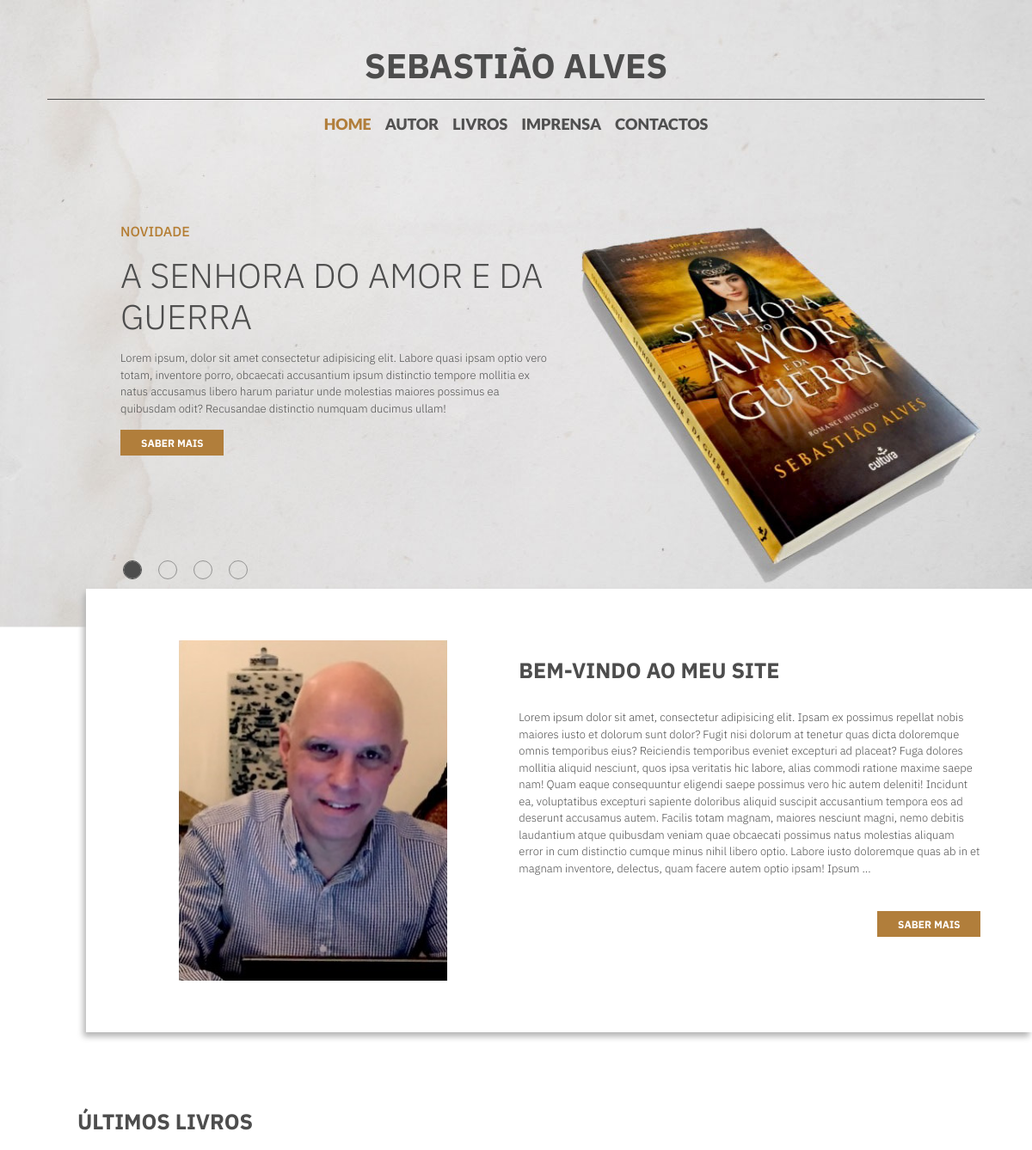
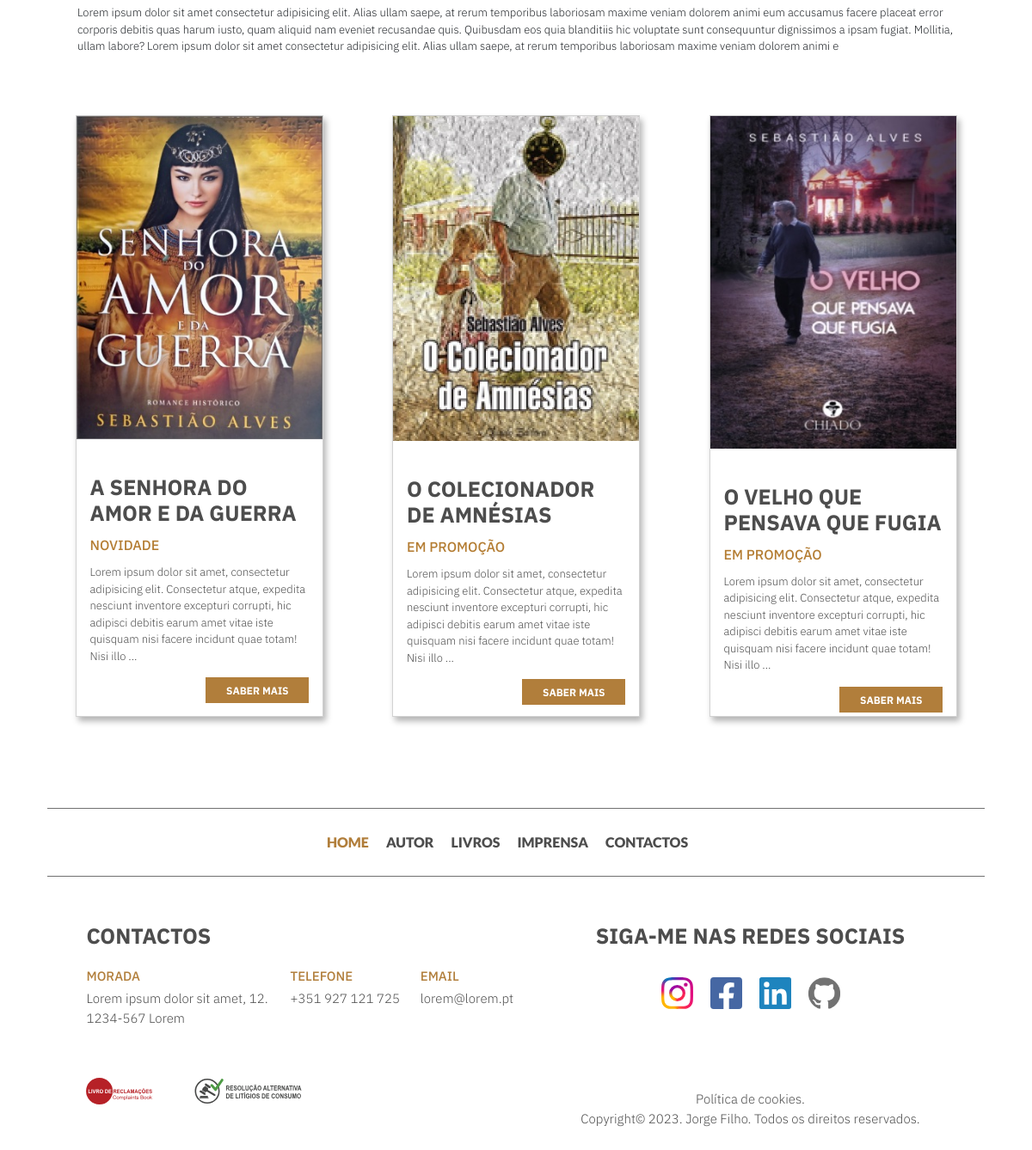
The page / on the database its author committed (2 pictures, top to bottom).
### tables this page shows
CREATE TABLE `carousel` (
  `id` int(11) NOT NULL,
  `imagem_lg` varchar(300) NOT NULL,
  `imagem_sm` varchar(300) NOT NULL,
  `categoria` varchar(100) NOT NULL,
  `titulo` varchar(200) NOT NULL,
  `sinopse` varchar(400) NOT NULL,
  `link` varchar(300) NOT NULL,
  `posicao` int(11) NOT NULL,
  `data_atualizacao` varchar(50) NOT NULL
);

CREATE TABLE `home` (
  `id` int(11) NOT NULL,
  `imagem` varchar(200) NOT NULL,
  `ultimos_livros_paragrafo` varchar(500) NOT NULL,
  `data_atualizacao` varchar(50) NOT NULL
);

CREATE TABLE `autor` (
  `id` int(11) NOT NULL,
  `imagem` varchar(200) NOT NULL,
  `sobre_autor` varchar(10000) NOT NULL,
  `data_atualizacao` varchar(50) NOT NULL
);

CREATE TABLE `destaques` (
  `id` int(11) NOT NULL,
  `id_livro` int(11) NOT NULL,
  `data_atualizacao` varchar(100) NOT NULL
);

CREATE TABLE `livros` (
  `id` int(11) NOT NULL,
  `imagem_cartas` varchar(200) NOT NULL,
  `imagem_livros` varchar(300) NOT NULL,
  `titulo` varchar(200) NOT NULL,
  `categoria` varchar(50) NOT NULL,
  `descricao` varchar(10000) NOT NULL,
  `data_atualizacao` varchar(50) NOT NULL
);

CREATE TABLE `contactos` (
  `id` int(11) NOT NULL,
  `morada` varchar(200) NOT NULL,
  `email` varchar(100) NOT NULL,
  `telemovel` varchar(20) NOT NULL,
  `horario` varchar(200) NOT NULL,
  `data_atualizacao` varchar(50) NOT NULL
);

### templates/navbar_sm.php (called while the page is built, shortened)
<?php
    $url_index = 'https://'. $_SERVER['HTTP_HOST'] . "/sebastiao_alves/";
    $url_home = 'https://'. $_SERVER['HTTP_HOST'] . "/sebastiao_alves/index.php";
    $url_autor = 'https://'. $_SERVER['HTTP_HOST'] . "/sebastiao_alves/autor.php";
    $url_contactos = 'https://'. $_SERVER['HTTP_HOST'] . "/sebastiao_alves/contactos.php";
    $url_imprensa = 'https://'. $_SERVER['HTTP_HOST'] . "/sebastiao_alves/imprensa.php";
    $url_livros = 'https://'. $_SERVER['HTTP_HOST'] . "/sebastiao_alves/livros.php";
    $actual_link = "https://$_SERVER[HTTP_HOST]$_SERVER[REQUEST_URI]";
?>

### controllers/funcoes.php (called while the page is built, shortened)
<?php
    function limit_text($text, $limit) {
        if (str_word_count($text, 0) > $limit) {
            $words = str_word_count($text, 2);
            $pos   = array_keys($words);
            $text  = substr($text, 0, $pos[$limit]) . '...';
        }
        return $text;
    }
    function selectSQL($sql){
        global $pdo;
        $query = $pdo->query($sql);
        return $query->fetchAll(PDO::FETCH_ASSOC);
    }
    function selectSQLUnico($sql){
        global $pdo;
        $query = $pdo->query($sql);
        return $query->fetch(PDO::FETCH_ASSOC);
    }
    function getLivroById($id_livro){
        $livro = selectSQLUnico("SELECT * from livros WHERE id='$id_livro'");
        return $livro;
    }
?>

### controllers/globais.php (called while the page is built, shortened)
<?php
    $lista_carousel = selectSQL("SELECT * FROM carousel ORDER BY id ASC");
    $destaques = selectSQL("SELECT * FROM destaques ORDER BY id ASC");
?>

### controllers/requisitos.php (called while the page is built, shortened)
<?php
    require_once("base_dados.php");
    require_once("funcoes.php");
    require_once("globais.php");
?>

### templates/carousel_lg.php (the view)
<div id="carouselExampleCaptions" class="carousel slide d-none d-sm-block col-12" data-bs-ride="carousel">
    <div class="carousel-indicators col-6 col-sm-5 col-md-4 d-flex flex-start">
        <?php foreach($lista_carousel as $chave => $l): ?>
            <button type="button" data-bs-target="#carouselExampleCaptions" data-bs-slide-to="<?=$chave?>"  class="<?= ($chave == 0) ? "active" : ""?>" aria-current="<?= ($chave == 0) ? "true" : "" ?>" aria-label="Slide <?=($chave+1)?>">
            </button>
        <?php endforeach; ?>
    </div>
    <div class="carousel-inner">
        <?php foreach($lista_carousel as $chave => $l): ?>
            <div class="carousel-item <?= ($chave == 0) ? "active" : ""; ?>">
                <img src="<?=$l["imagem_lg"]?>" class="d-block w-100" alt="...">
                <div class="carousel-caption carousel-legenda d-none d-md-block col-5">
                    <p class="banner"><?=$l["categoria"]?></p>
                    <h5 class="banner-titulo"><?=$l["titulo"]?></h5>
                    <p class="banner-texto"><?=$l["sinopse"]?></p>
                    <a href="<?=$l["link"]?>" class="p-0 botoes"></a>
                </div>
            </div>
        <?php endforeach; ?>
    </div>
</div>

### views/home_views.php (shortened to what this page needs)
<?php
    $home = selectSQLUnico("SELECT * FROM home ORDER BY id ASC");
    $destaques = selectSQL("SELECT * FROM destaques ORDER BY id ASC");
    $autor = selectSQLUnico("SELECT sobre_autor FROM autor ORDER BY id ASC");
?>
<main class="container-fluid p-0">
            <div class="col-lg-11 col-12 welcome p-0 d-flex flex-wrap ">
                <div class="caixa-imagem p-0 col-12 col-lg-5">
                    <img class="" id="sebastiao" src="<?=$home["imagem"]?>" alt="">
                </div>
                <div id="sobre_sebastiao" class="p-0 col-12 col-lg-7 d-flex flex-column align-self-start">
                    <h3 class="text-start title1">BEM-VINDO AO MEU SITE</h3>
                    <p class="text-start paragrafos">
                        <?=limit_text(strip_tags($autor["sobre_autor"]), 120)?>
                    </p>
                    <a href="autor.php" class="botoes"></a>
                </div>
            </div>
            <div class="col colecao_livros">
                <div class="col-12">
                    <h3 class="title1">últimos livros</h3>
                    <p class="paragrafos" id="sobre_livros">
                        <?=$home["ultimos_livros_paragrafo"]?>
                    </p>
                </div>
            </div>
    <?php require_once("templates/cartas.php")?>
</main>

### templates/cartas.php (shortened to what this page needs)
<div class="row mx-auto d-flex justify-content-evenly gap-5" id="sesao_cartas">
    <?php foreach($destaques as $d): ?>
    <div class="card col-12 col-sm-3 p-0 rounded-0" style="width: 18rem;">
        <img src="<?=getLivroById($d["id_livro"])["imagem_cartas"]?>" class="card-img-top rounded-0" alt="...">
        <div class="card-body">
            <h5 class="card-title title1"><?=getLivroById($d["id_livro"])["titulo"]?></h5>
            <p class="title2"><?=getLivroById($d["id_livro"])["categoria"]?></p>
            <p class="card-text paragrafos">
                <?=limit_text(strip_tags(getLivroById($d["id_livro"])["descricao"]), 30)?>
            </p>
            <a href="livros.php?livro=<?=getLivroById($d["id_livro"])["id"]?>" class="p-0 botoes"></a>
        </div>
    </div>
    <?php endforeach; ?>
</div>

### templates/footer.php (shortened to what this page needs)
<?php
    $contactos = selectSQLUnico("SELECT * FROM contactos ORDER BY id ASC");
?>
<footer class="container-fluid">
    <div class="row rodape mx-auto">
        <nav class="footer-nav d-none d-md-flex justify-content-center">
            <a class="nav-link <?=($actual_link == $url_home || $actual_link == $url_index) ? "active" : ""?>" aria-current="page" href="index.php">Home</a>
            <a class="nav-link <?=($actual_link == $url_autor) ? "active" : ""?>" href="autor.php">Autor</a>
            <a class="nav-link <?= (strpos("$actual_link", "$url_livros") !== false) ? "active" : "" ?>" href="livros.php?livro=1" role="button" data-bs-toggle="dropdown" aria-expanded="false">Livros</a>
            <a class="nav-link <?=($actual_link == $url_imprensa) ? "active" : ""?>" href="imprensa.php">Imprensa</a>
            <a class="nav-link <?=($actual_link == $url_contactos) ? "active" : ""?>" href="contactos.php">Contactos</a>
        </nav>
    </div>
    <div class="footer-end d-flex justify-content-center flex-wrap">
                <div class="col-12 col-md-6">
                    <div class="col-12 title1 text-center text-md-start">Contactos</div>
                    <div class="col-12 d-flex" id="info_contacto">
                        <div class="col-12 col-md-5">
                            <h3 class="subtitulo">Morada</h3>
                            <p>
                                <?=$contactos["morada"]?>
                            </p>
                        </div>
                        <div class="col-12 col-md-3 margem-10">
                            <h3 class="subtitulo">Telefone</h3>
                            <p>
                                <?=$contactos["telemovel"]?>
                            </p>
                        </div>
                        <div class="col-12 col-md-3 margem-15">
                            <h3 class="subtitulo">Email</h3>
                            <p id="ultimo_contacto">
                                <?=$contactos["email"]?>
                            </p>
                        </div>
                    </div>
                    <div class="col-12 d-none d-md-block" id="seguranca_consumidor">
                        <img id="livro_reclamacoes" src="imagens_para_site/desktop/livroreclamacoes.svg" alt="livroreclamacao">
                        <img id="ralc" src="imagens_para_site/desktop/ralc.svg" alt="ralc">
                    </div>
                </div>
                <div class="col-12 col-md-5 d-flex flex-column align-items-center">
                    <div class="col-12 text-center">
                        <div class="title1">Siga-me nas redes sociais</div>
                    </div>
                    <div class="col-12 redes-sociais d-flex justify-content-center">
                        <a href="https://www.instagram.com/"><button id="instagram"></button></a>
                        <a href="https://www.facebook.com/"><button id="facebook"></button></a>
                        <a href="https://www.linkedin.com/in/jorge-carlos-sousa-filho-5310861a3/"><button id="linkedin"></button></a>
                        <a href="https://www.github.com/BioJorge/"><button id="github"></button></a>
                    </div>
                    <div class="col-12 text-center copyright">
                        <p class="text-center m-0 p-0">
                            Política de cookies.
                            <br>
                            Copyright&copy; 2023. Jorge Filho.  Todos os direitos reservados.
                        </p>
                    </div>
                </div>
</footer>

### public/footer_header.css (style rules this page uses)
.title1 { text-transform: uppercase; font-size: 25px; font-family: "IBM-Bold"; color: #4D4D4D; }
.title2 { text-transform: uppercase; color: #B47D33; font-family: "IBM-Medium"; font-size: 16px; }
.paragrafos { margin-top: 6px; font-size: 13px; font-family: "IBM-Light"; color: #4D4D4D; }
.botoes { background-image: url("../public/imagens/sabermais1.svg"); background-size: cover; width: 120px; height: 30px; border: none; outline: none; }
.subtitulo { font-size: 15px; font-family: "IBM-Medium"; color: #B17E3B; text-transform: uppercase; }
body, h1, h2, h3, h4, h5, .nav-item > .nav-link, p { padding: 0px; margin: 0px; scroll-behavior: smooth; }
body { background-color: white; }
.active { color: #B17E3B !important; }
.nav-item, .footer-nav > .nav-link { text-transform: uppercase; font-family: "Lato-Black"; font-size: 18px; color: #4D4D4D; }
.carousel-item > img { height: 730px; }
.banner { font-family: "IBM-Medium"; }
.banner-titulo { color:#4D4D4D; font-size: 40px; font-family: "IBM-Light"; text-align: left; text-transform: uppercase; }
.banner-texto { color:#4D4D4D; font-size: 13px; font-family: "IBM-Light"; text-align: left; }
.carousel-caption > .banner { text-transform: uppercase; color: #B47D33; }
.carousel-caption > p, .carousel-caption > button, .carousel-caption > h5 { margin-bottom: 15px; }
.carousel-legenda { display: flex !important; flex-direction: column !important; align-items: flex-start !important; justify-content: flex-start !important; position: absolute !important; top: calc(115px + 122px) !important; left: calc(100vw/12 + 40px) !important; }
.carousel-indicators { margin: 0px; padding: 20px; position: absolute; left: calc(100vw/12 + 20px) !important; bottom: 5%; display: flex; justify-content: flex-start; }
.carousel-indicators > button { width: 20px !important; height: 20px !important; border-radius: 50% !important; border: 1px solid #4D4D4D !important; background-color: transparent !important; margin-right: 16px !important; }
.carousel-indicators button.active { background-color: #4D4D4D !important; }
footer { max-width: 1280px; }
.footer-end { padding: 0px 43px; }
.footer-nav { padding: 27px 20px; border-bottom: #707070 1px solid; border-top: #707070 1px solid; }
.footer-nav > .nav-link { margin-right: 20px; font-size: 16px; }
.rodape { width: calc(100vw - 110px); max-width: calc(1280px - 110px); }
.footer-end { margin-top: 50px; }
.footer-end .subtitulo { text-align: left; margin-top: 20px; }
.footer-end p { margin-top: 6px; text-align: left; font-size: 15px; font-family: "IBM-Light"; color: #4D4D4D; margin-bottom: 58px; }
.margem-15 { margin-left: 15px !important; }
.margem-10 { margin-left: 10px !important; }
.redes-sociais { margin-top: 30px; gap: 20px; }
.redes-sociais > a > button { height: 37px; width: 37px; padding: 0px; text-align: center; border: none; outline: none; background-size: cover; background-color: transparent; }
#facebook { background-image: url("../public/imagens/facebook1.svg"); }
#instagram { background-image: url("../public/imagens/instagram1.svg"); }
#linkedin { background-image: url("../public/imagens/linkedin1.svg"); }
#github { background-image: url("../public/imagens/github-medium.png"); }
#livro_reclamacoes { width: 77px; height: 31px; margin-right: 44px; content: url("../public/imagens/livroreclamacoes.svg"); }
#ralc { width: 125px; height: 29px; content: url("../public/imagens/ralc.svg"); }
.copyright { margin-top: 88px; margin-bottom: 70px; }
.copyright > p { margin-bottom: 0px; }

### rows shown on the page
carousel: imagem_lg (picture), categoria "NOVIDADE", titulo "A SENHORA DO AMOR E DA GUERRA", sinopse "Lorem ipsum, dolor sit amet consectetur adipisicing elit. Labore quasi ipsam optio vero totam, inventore porro, obcaecati accusantium ipsum distinctio tempore mollitia ex natus accusamus libero harum pariatur unde molestias maiores possimus ea quibusdam odit? Recusandae distinctio numquam ducimus ullam!"
home: imagem (picture), ultimos_livros_paragrafo "Lorem ipsum dolor sit amet consectetur adipisicing elit. Alias ullam saepe, at rerum temporibus laboriosam maxime veniam dolorem animi eum accusamus facere placeat error corporis debitis quas harum iusto, quam aliquid nam eveniet recusandae quis. Quibusdam eos quia blanditiis hic voluptate sunt consequuntur dignissimos a ipsam fugiat. Mollitia, ullam labore? Lorem ipsum dolor sit amet consectetur adipisicing elit. Alias ullam saepe, at rerum temporibus laboriosam maxime veniam dolorem animi e"
autor: sobre_autor "Lorem ipsum dolor sit amet, consectetur adipisicing elit. Ipsam ex possimus repellat nobis maiores iusto et dolorum sunt dolor? Fugit nisi dolorum at tenetur quas dicta doloremque omnis temporibus eius? Reiciendis temporibus eveniet excepturi ad placeat? Fuga dolores mollitia aliquid nesciunt, quos ipsa veritatis hic labore, alias commodi ratione maxime saepe nam! Quam eaque consequuntur eligendi saepe possimus vero hic autem deleniti! Incidunt ea, voluptatibus excepturi sapiente doloribus aliquid suscipit accusantium tempora eos ad deserunt accusamus autem. Facilis totam magnam, maiores nesciunt magni, nemo debitis laudantium atque quibusdam veniam quae obcaecati possimus natus molestias…"
destaques: id_livro.imagem_cartas (picture), id_livro.titulo "A SENHORA DO AMOR E DA GUERRA", id_livro.categoria "NOVIDADE", id_livro.descricao "Lorem ipsum dolor sit amet, consectetur adipisicing elit. Consectetur atque, expedita nesciunt inventore excepturi corrupti, hic adipisci debitis earum amet vitae iste quisquam nisi facere incidunt quae totam! Nisi illo ..."
destaques: id_livro.imagem_cartas (picture), id_livro.titulo "O COLECIONADOR DE AMNÉSIAS", id_livro.categoria "EM PROMOÇÃO", id_livro.descricao "Lorem ipsum dolor sit amet, consectetur adipisicing elit. Consectetur atque, expedita nesciunt inventore excepturi corrupti, hic adipisci debitis earum amet vitae iste quisquam nisi facere incidunt quae totam! Nisi illo ..."
destaques: id_livro.imagem_cartas (picture), id_livro.titulo "O VELHO QUE PENSAVA QUE FUGIA", id_livro.categoria "EM PROMOÇÃO", id_livro.descricao "Lorem ipsum dolor sit amet, consectetur adipisicing elit. Consectetur atque, expedita nesciunt inventore excepturi corrupti, hic adipisci debitis earum amet vitae iste quisquam nisi facere incidunt quae totam! Nisi illo ..."
contactos: morada "Lorem ipsum dolor sit amet, 12. 1234-567 Lorem", telemovel "+351 927 121 725", email "lorem@lorem.pt"
